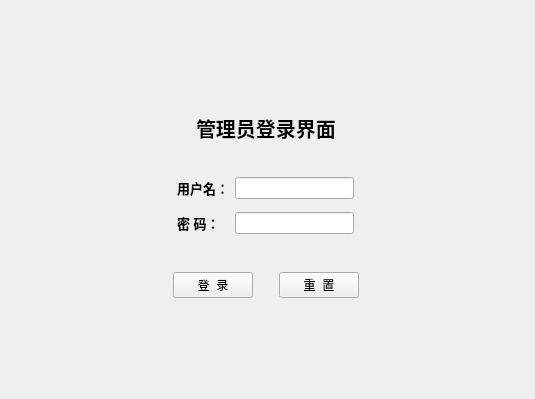
<?xml version="1.0" encoding="UTF-8"?>
<ui version="4.0">
 <class>ManageLogin</class>
 <widget class="QWidget" name="ManageLogin">
  <property name="geometry">
   <rect>
    <x>0</x>
    <y>0</y>
    <width>535</width>
    <height>399</height>
   </rect>
  </property>
  <property name="windowTitle">
   <string>Form</string>
  </property>
  <widget class="QWidget" name="widget" native="true">
   <property name="geometry">
    <rect>
     <x>0</x>
     <y>10</y>
     <width>531</width>
     <height>91</height>
    </rect>
   </property>
   <widget class="QWidget" name="layoutWidget">
    <property name="geometry">
     <rect>
      <x>5</x>
      <y>0</y>
      <width>531</width>
      <height>102</height>
     </rect>
    </property>
    <layout class="QHBoxLayout" name="horizontalLayout">
     <item>
      <spacer name="horizontalSpacer">
       <property name="orientation">
        <enum>Qt::Horizontal</enum>
       </property>
       <property name="sizeHint" stdset="0">
        <size>
         <width>40</width>
         <height>20</height>
        </size>
       </property>
      </spacer>
     </item>
     <item>
      <widget class="QLabel" name="label">
       <property name="maximumSize">
        <size>
         <width>400</width>
         <height>100</height>
        </size>
       </property>
       <property name="text">
        <string/>
       </property>
       <property name="pixmap">
        <pixmap>Images/log.png</pixmap>
       </property>
       <property name="scaledContents">
        <bool>true</bool>
       </property>
      </widget>
     </item>
     <item>
      <spacer name="horizontalSpacer_2">
       <property name="orientation">
        <enum>Qt::Horizontal</enum>
       </property>
       <property name="sizeHint" stdset="0">
        <size>
         <width>40</width>
         <height>20</height>
        </size>
       </property>
      </spacer>
     </item>
    </layout>
   </widget>
  </widget>
  <widget class="QWidget" name="layoutWidget">
   <property name="geometry">
    <rect>
     <x>0</x>
     <y>110</y>
     <width>531</width>
     <height>36</height>
    </rect>
   </property>
   <layout class="QHBoxLayout" name="horizontalLayout_2">
    <item>
     <spacer name="horizontalSpacer_3">
      <property name="orientation">
       <enum>Qt::Horizontal</enum>
      </property>
      <property name="sizeHint" stdset="0">
       <size>
        <width>40</width>
        <height>20</height>
       </size>
      </property>
     </spacer>
    </item>
    <item>
     <widget class="QLabel" name="lb_login">
      <property name="font">
       <font>
        <family>Cambria</family>
        <pointsize>15</pointsize>
       </font>
      </property>
      <property name="text">
       <string>&lt;html&gt;&lt;head/&gt;&lt;body&gt;&lt;p&gt;&lt;span style=&quot; font-weight:600;&quot;&gt;管理员登录界面&lt;/span&gt;&lt;/p&gt;&lt;/body&gt;&lt;/html&gt;</string>
      </property>
     </widget>
    </item>
    <item>
     <spacer name="horizontalSpacer_4">
      <property name="orientation">
       <enum>Qt::Horizontal</enum>
      </property>
      <property name="sizeHint" stdset="0">
       <size>
        <width>40</width>
        <height>20</height>
       </size>
      </property>
     </spacer>
    </item>
   </layout>
  </widget>
  <widget class="QWidget" name="layoutWidget">
   <property name="geometry">
    <rect>
     <x>0</x>
     <y>270</y>
     <width>531</width>
     <height>30</height>
    </rect>
   </property>
   <layout class="QHBoxLayout" name="horizontalLayout_4">
    <item>
     <spacer name="horizontalSpacer_7">
      <property name="orientation">
       <enum>Qt::Horizontal</enum>
      </property>
      <property name="sizeHint" stdset="0">
       <size>
        <width>40</width>
        <height>20</height>
       </size>
      </property>
     </spacer>
    </item>
    <item>
     <widget class="QPushButton" name="ptn_login">
      <property name="text">
       <string>登  录</string>
      </property>
     </widget>
    </item>
    <item>
     <spacer name="horizontalSpacer_9">
      <property name="orientation">
       <enum>Qt::Horizontal</enum>
      </property>
      <property name="sizeType">
       <enum>QSizePolicy::Fixed</enum>
      </property>
      <property name="sizeHint" stdset="0">
       <size>
        <width>20</width>
        <height>20</height>
       </size>
      </property>
     </spacer>
    </item>
    <item>
     <widget class="QPushButton" name="ptn_reset">
      <property name="text">
       <string>重  置</string>
      </property>
     </widget>
    </item>
    <item>
     <spacer name="horizontalSpacer_8">
      <property name="orientation">
       <enum>Qt::Horizontal</enum>
      </property>
      <property name="sizeHint" stdset="0">
       <size>
        <width>40</width>
        <height>20</height>
       </size>
      </property>
     </spacer>
    </item>
   </layout>
  </widget>
  <widget class="QWidget" name="layoutWidget">
   <property name="geometry">
    <rect>
     <x>0</x>
     <y>170</y>
     <width>531</width>
     <height>71</height>
    </rect>
   </property>
   <layout class="QHBoxLayout" name="horizontalLayout_3">
    <item>
     <spacer name="horizontalSpacer_5">
      <property name="orientation">
       <enum>Qt::Horizontal</enum>
      </property>
      <property name="sizeHint" stdset="0">
       <size>
        <width>40</width>
        <height>20</height>
       </size>
      </property>
     </spacer>
    </item>
    <item>
     <layout class="QGridLayout" name="gridLayout">
      <item row="0" column="0">
       <widget class="QLabel" name="lb_user">
        <property name="font">
         <font>
          <pointsize>10</pointsize>
         </font>
        </property>
        <property name="text">
         <string>&lt;html&gt;&lt;head/&gt;&lt;body&gt;&lt;p&gt;&lt;span style=&quot; font-weight:600;&quot;&gt;用户名：&lt;/span&gt;&lt;/p&gt;&lt;/body&gt;&lt;/html&gt;</string>
        </property>
       </widget>
      </item>
      <item row="0" column="1">
       <widget class="QLineEdit" name="ted_user"/>
      </item>
      <item row="1" column="0">
       <widget class="QLabel" name="lb_pwd">
        <property name="font">
         <font>
          <pointsize>10</pointsize>
         </font>
        </property>
        <property name="text">
         <string>&lt;html&gt;&lt;head/&gt;&lt;body&gt;&lt;p&gt;&lt;span style=&quot; font-weight:600;&quot;&gt;密    码：&lt;/span&gt;&lt;/p&gt;&lt;/body&gt;&lt;/html&gt;</string>
        </property>
       </widget>
      </item>
      <item row="1" column="1">
       <widget class="QLineEdit" name="ted_pwd"/>
      </item>
     </layout>
    </item>
    <item>
     <spacer name="horizontalSpacer_6">
      <property name="orientation">
       <enum>Qt::Horizontal</enum>
      </property>
      <property name="sizeHint" stdset="0">
       <size>
        <width>40</width>
        <height>20</height>
       </size>
      </property>
     </spacer>
    </item>
   </layout>
  </widget>
 </widget>
 <resources/>
 <connections/>
</ui>
